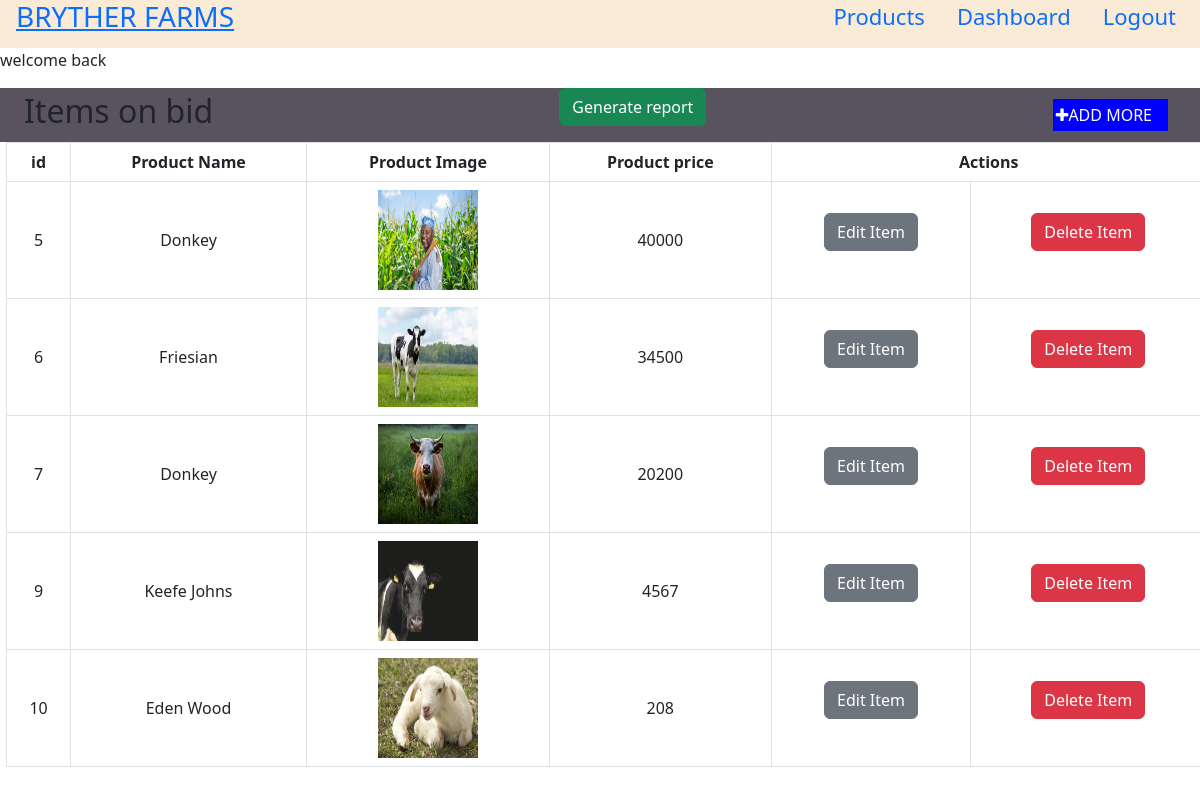
The app's page /uploadproduct.php (signed in) with its own data.
### tables this page shows
CREATE TABLE `items` (
  `id` int NOT NULL,
  `item_name` varchar(255) NOT NULL,
  `min_price` int NOT NULL,
  `max_price` int NOT NULL,
  `livestock_name` varchar(255) NOT NULL,
  `photo` varchar(255) NOT NULL,
  `user_id` int NOT NULL,
  `bidders` int NOT NULL DEFAULT '0',
  `status` int NOT NULL DEFAULT '0'
);

### uploadproduct.php (the view, shortened to what this page needs)
<?php include 'header.php'; ?>
<div class="content11">
    <?php
    if(isset($_SESSION['status'])){
        ?>
                <div class="msg">
                    <p><?php echo $_SESSION['status'] ?></p>
                </div>
        <?php
    }
    ?>
   <div class="topnav" style="padding-left: 1.5rem;">
       <h2>Items on bid</h2>
       <form action="report.php">
           <button type="submit" class="btn btn-success">Generate report</button>
       </form>
       <button id="add" style="margin-right:2rem;text-transform:uppercase;background: blue;color: white; padding: 0.2rem; border:none;height: 2rem; padding-right: 1rem;"> <i class="fa fa-plus" aria-hidden="true"></i>Add more</button>
   </div>
    <table class="table table-hover table-bordered text-center">
        <tr class="text-center">
            <th>id</th>
            <th>Product Name</th>
            <th>Product Image</th>
            <th>Product price</th>
            <th colspan="2">Actions</th>
        </tr>
        <?php
        include 'connection.php';
        $items="select * from items where status = '0'";
        $items_run=mysqli_query($conn,$items);
           while($posts=mysqli_fetch_assoc($items_run)) {
                ?>
        <tr>
            <td><?php echo $posts['id']?></td>
            <td id="post_name"><?php echo $posts['item_name']?></td>
            <td>
                <img src="items/<?php echo $posts['photo']?>" alt="Image not found" height="100" width="100">
            </td>
            <td><?php echo $posts['min_price']?></td>
            <td>
            <form action="editproduct.php"  method="post">
                <button type="submit" class="btn btn-secondary" name="edit">Edit Item</button>
            </form>
            </td>
            <td>
                <form action="uploadproduct.php"  method="post">
                    <button type="submit" class="btn btn-danger" name="delete">Delete Item</button>
                </form>
            </td>
        </tr>
        <?php
           }
        ?>
    </table>
</div>

### uploadproduct.php (style rules this page uses)
.content11 { position: relative; }
.topnav { position: sticky; display: flex; flex-direction: row; justify-content: space-between; background: #59535F; align-items: center; }
table { margin-left: 0.4rem; width: 100%; }
td { margin: 0px 8px 0px 8px; text-align: center; align-content: center; }
table ,tr,td,th { border: 1px solid white; border-collapse: collapse; }

### records on screen
items: id "5", item_name "Donkey", photo (picture), min_price "40000"
items: id "6", item_name "Friesian", photo (picture), min_price "34500"
items: id "7", item_name "Donkey", photo (picture), min_price "20200"
items: id "9", item_name "Keefe Johns", photo (picture), min_price "4567"
items: id "10", item_name "Eden Wood", photo (picture), min_price "208"

### other values on screen
$_SESSION['status'] "welcome back"
